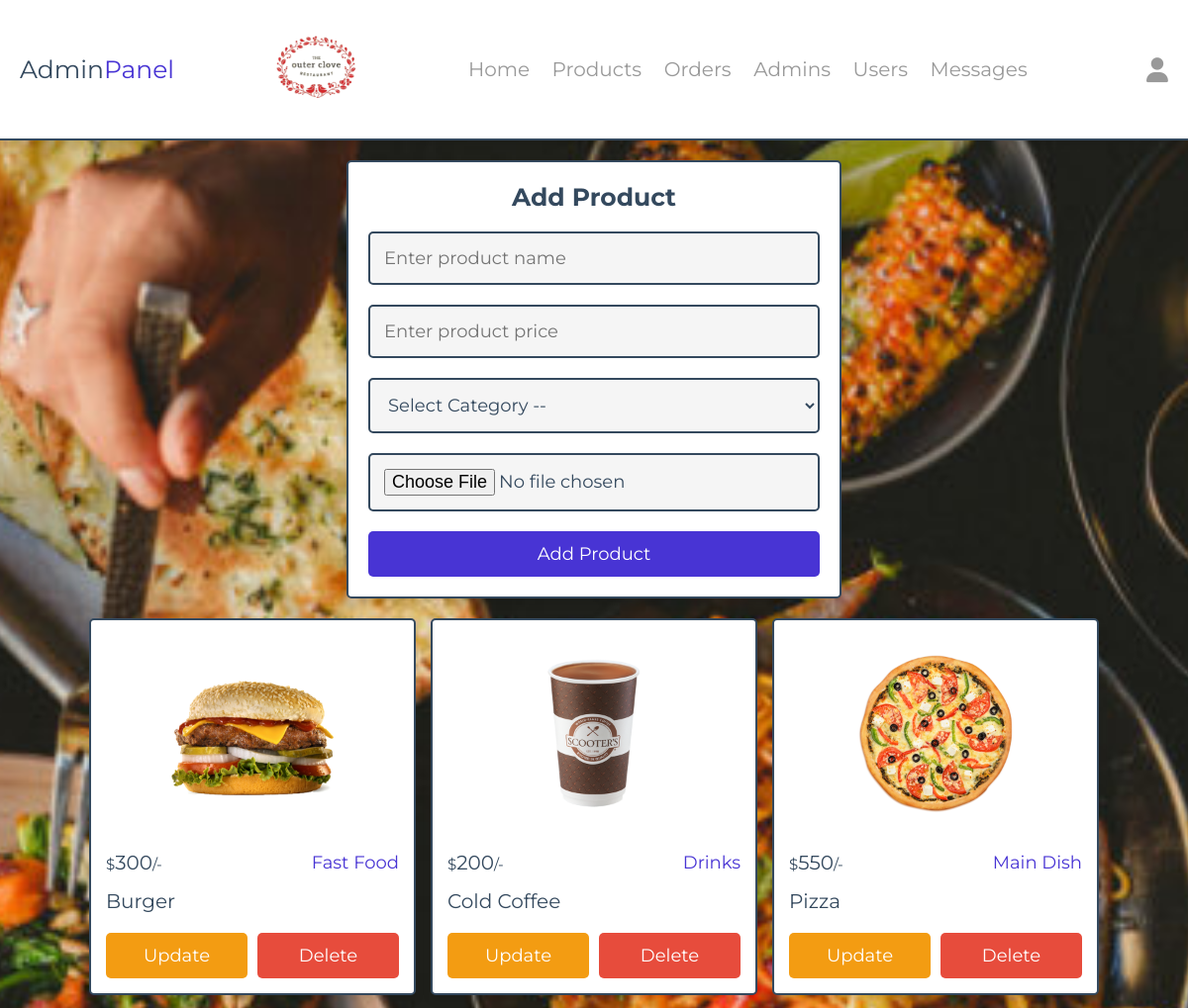
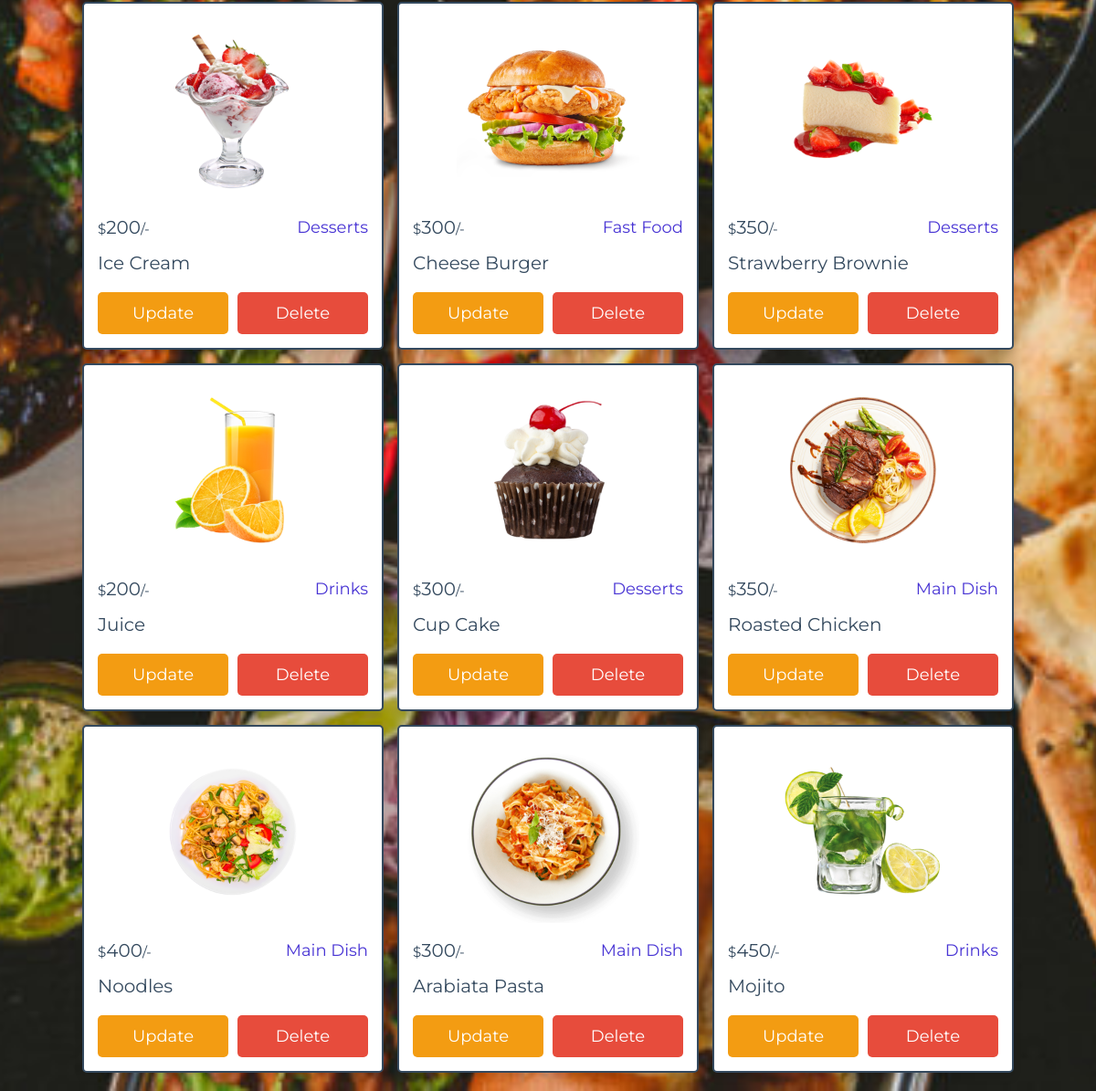
The app's page /admin/products.php (signed in) with its own data (2 pictures, top to bottom).
### tables this page shows
CREATE TABLE `products` (
  `id` int(100) NOT NULL,
  `name` varchar(100) NOT NULL,
  `category` varchar(100) NOT NULL,
  `price` int(10) NOT NULL,
  `image` varchar(100) NOT NULL
);

### admin/products.php (the view, shortened to what this page needs)
<?php
include '../components/connect.php';
?>
<!DOCTYPE html>
<html lang="en">
<head>
   <link rel="stylesheet" href="https://cdnjs.cloudflare.com/ajax/libs/font-awesome/6.1.1/css/all.min.css">
   <link rel="stylesheet" href="../css/admin_style.css">
</head>
<body style="background-image: url('images/food-1024x683.jpg'); background-size: cover; background-position: center; background-repeat: no-repeat;">
<?php include '../components/admin_header.php' ?>
<section class="add-products">
   <form action="" method="POST" enctype="multipart/form-data">
      <h3>Add Product</h3>
      <input type="text" required placeholder="Enter product name" name="name" maxlength="100" class="box">
      <input type="number" min="0" max="9999999999" required placeholder="Enter product price" name="price"  class="box">
      <select name="category" class="box" required>
         <option value="" disabled selected>Select Category --</option>
      </select>
      <input type="file" name="image" class="box" accept="image/jpg, image/jpeg, image/png, image/webp" required>
      <input type="submit" value="add product" name="add_product" class="btn">
   </form>
</section>
<section class="show-products" style="padding-top: 0;">
   <div class="box-container">
   <?php
      $show_products = $conn->prepare("SELECT * FROM `products`");
      $show_products->execute();
      if($show_products->rowCount() > 0){
         while($fetch_products = $show_products->fetch(PDO::FETCH_ASSOC)){
   ?>
   <div class="box">
      <img src="../uploaded_img/<?= $fetch_products['image']; ?>" alt="">
      <div class="flex">
         <div class="price"><span>$</span><?= $fetch_products['price']; ?><span>/-</span></div>
         <div class="category"><?= $fetch_products['category']; ?></div>
      </div>
      <div class="name"><?= $fetch_products['name']; ?></div>
      <div class="flex-btn">
         <a href="update_product.php?update=<?= $fetch_products['id']; ?>" class="option-btn">update</a>
         <a href="products.php?delete=<?= $fetch_products['id']; ?>" class="delete-btn" onclick="return confirm('delete this product?');">Delete</a>
      </div>
   </div>
   <?php
         }
      }else{
         echo '<p class="empty">No products added yet!</p>';
      }
   ?>
   </div>
</section>
</body>
</html>

### css/admin_style.css (style rules this page uses)
:root { --main-color: #4834d4; --red: #e74c3c; --orange: #f39c12; --black: #34495e; --white: #fff; --light-bg: #f5f5f5; --light-color: #999; --border: .2rem solid var(--black); --box-shadow: 0 .5rem 1rem rgba(0, 0, 0, .1); }
* { font-family: 'Montserrat', sans-serif; margin: 0; padding: 0; box-sizing: border-box; text-decoration: none; outline: none; border: none; }
html { font-size: 62.5%; overflow-x: hidden; }
body { background-color: var(--light-bg); }
section { max-width: 1200px; margin: 0 auto; padding: 2rem; }
.btn, .delete-btn, .option-btn { display: block; margin-top: 1rem; border-radius: .5rem; cursor: pointer; width: 100%; font-size: 1.8rem; color: var(--white); padding: 1.2rem 3rem; text-transform: capitalize; text-align: center; }
.btn { background-color: var(--main-color); }
.delete-btn { background-color: var(--red); }
.option-btn { background-color: var(--orange); }
.flex-btn { display: flex; gap: 1rem; }
.add-products form { margin: 0 auto; max-width: 50rem; background-color: var(--white); border-radius: .5rem; box-shadow: var(--box-shadow); border: var(--border); padding: 2rem; text-align: center; }
.add-products form h3 { margin-bottom: 1rem; font-size: 2.5rem; color: var(--black); text-transform: capitalize; }
.add-products form .box { background-color: var(--light-bg); border: var(--border); width: 100%; padding: 1.4rem; font-size: 1.8rem; color: var(--black); border-radius: .5rem; margin: 1rem 0; }
.show-products .box-container { display: grid; grid-template-columns: repeat(auto-fit, 33rem); gap: 1.5rem; justify-content: center; align-items: flex-start; }
.show-products .box-container .box { background-color: var(--white); border-radius: .5rem; box-shadow: var(--box-shadow); border: var(--border); padding: 1.5rem; }
.show-products .box-container .box img { width: 100%; height: 20rem; object-fit: contain; margin-bottom: 1rem; }
.show-products .box-container .box .name { font-size: 2rem; color: var(--black); padding: 1rem 0; }
.show-products .box-container .box .flex { display: flex; align-items: center; gap: 1rem; justify-content: space-between; }
.show-products .box-container .box .flex .category { font-size: 1.8rem; color: var(--main-color); }
.show-products .box-container .box .flex .price { font-size: 2rem; color: var(--black); margin: .5rem 0; }
.show-products .box-container .box .flex .price span { font-size: 1.5rem; }

### records on screen
products: image (picture), price "300", category "Fast Food", name "Burger"
products: image (picture), price "200", category "Drinks", name "Cold Coffee"
products: image (picture), price "550", category "Main Dish", name "Pizza"
products: image (picture), price "200", category "Desserts", name "Ice Cream"
products: image (picture), price "300", category "Fast Food", name "Cheese Burger"
products: image (picture), price "350", category "Desserts", name "Strawberry Brownie"
products: image (picture), price "200", category "Drinks", name "Juice"
products: image (picture), price "300", category "Desserts", name "Cup Cake"
products: image (picture), price "350", category "Main Dish", name "Roasted Chicken"
products: image (picture), price "400", category "Main Dish", name "Noodles"
products: image (picture), price "300", category "Main Dish", name "Arabiata Pasta"
products: image (picture), price "450", category "Drinks", name "Mojito"
